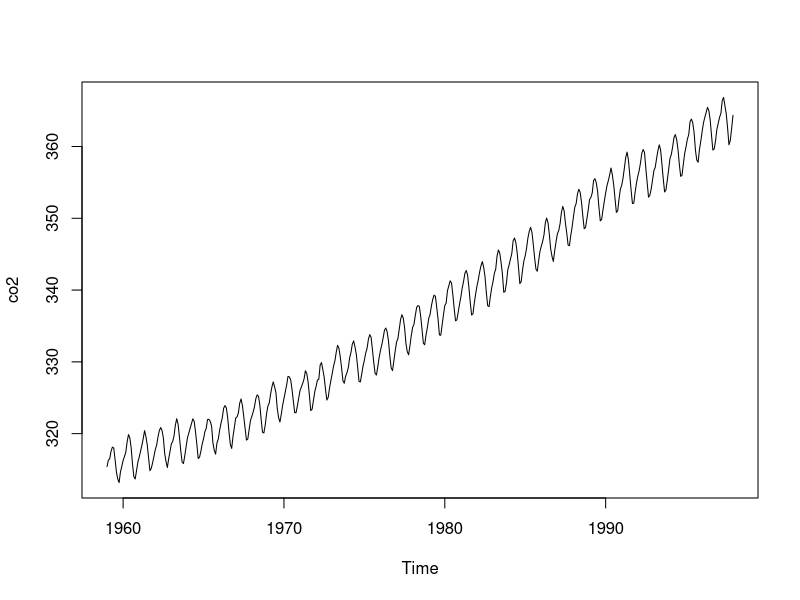

This figure's R source:
## ---- chunk 1
## Students this file and the supporting files to create 
## the document come from the `rticles` package. 
## 
## You're not required to write something using this template; 
## and, you might think that it hampers understanding. That's 
## totally fine. If you would like to see other tempates, 
## you can install, the `rticles` package, and then use the
## templates it provides. 
## install.packages('rticles')
## would do the trick. 
## ---- chunk 2
## default to not show code, unless we ask for it.
knitr::opts_chunk$set(echo=FALSE)
options(digits = 3)
## ---- chunk 3
# note, MIDS students, you've got to make something is more compelling than this
pdf(file = './figures/plot_1.pdf', height=5, width=10)
  plot(co2, type = 'l')
dev.off()
## ---- chunk 4
## We wouldn't show this in a report.
d <- data.frame(
  y=1:10 + rnorm(n=10), 
  x=2:11
)
## But we would show the next chunk. 
## ---- chunk 5
model_1 <- lm(y ~ x, data = d)
## ---- chunk 6
prediction_1 <- predict(
  object = model_1, 
  newdata = data.frame(x=11), 
  interval = 'prediction'
)
